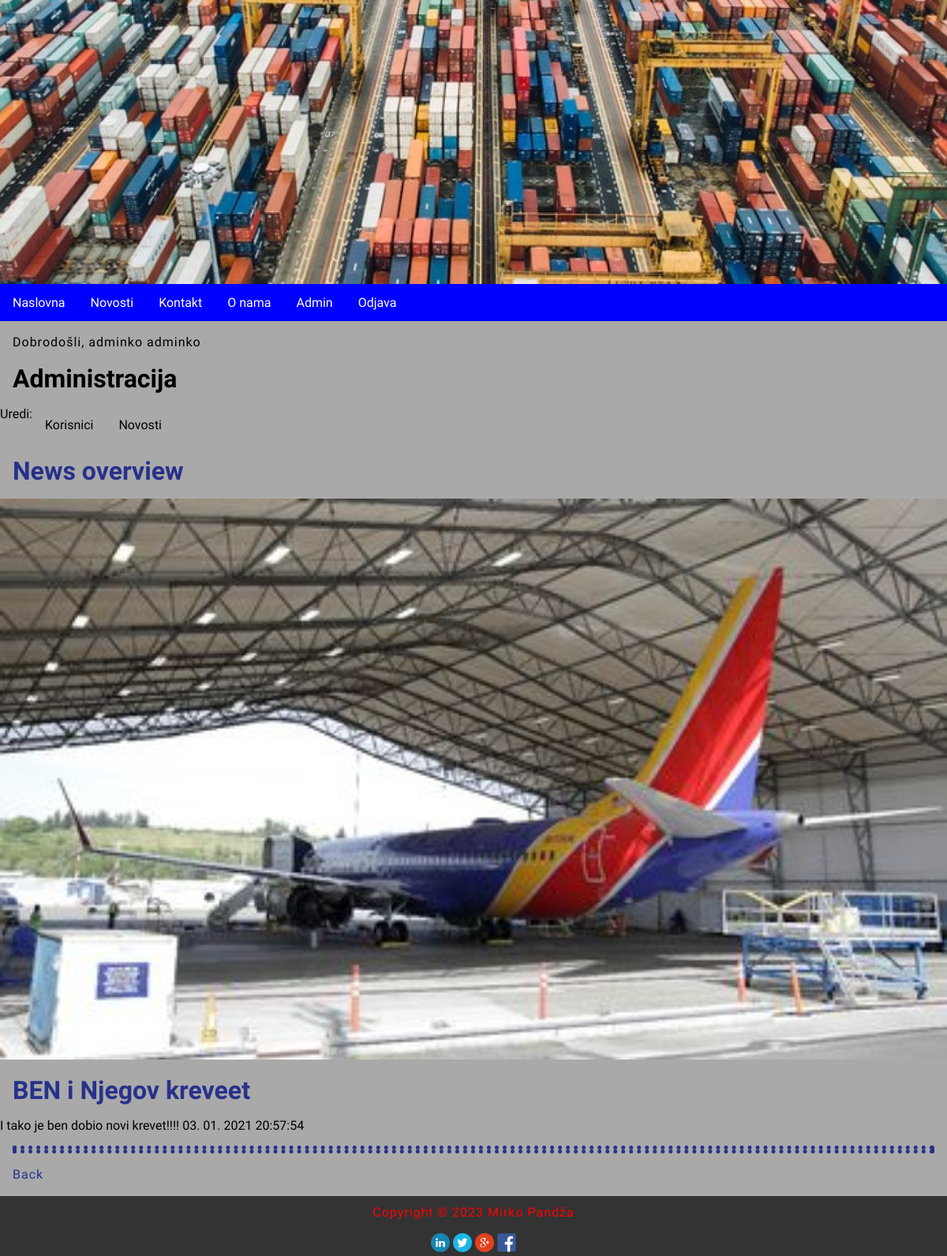
The app's page /index.php?menu=7&action=2&id=3 (signed in) with its own data.
### tables this page shows
CREATE TABLE `news` (
  `id` int(11) NOT NULL,
  `title` varchar(255) NOT NULL,
  `description` text NOT NULL,
  `date` timestamp NOT NULL DEFAULT current_timestamp() ON UPDATE current_timestamp(),
  `picture` varchar(255) NOT NULL,
  `archive` enum('Y','N') NOT NULL
);

### functions.php (called while the page is built)
<?php
	function pickerDateToMysql($pickerDate){
		$date = DateTime::createFromFormat('Y-m-d H:i:s', $pickerDate);
		return $date->format('d. m. Y H:i:s');
	}
?>

### admin/news.php (the view, shortened to what this page needs)
<?php
	if (isset($_GET['id']) && $_GET['id'] != '') {
		$query  = "SELECT * FROM news";
		$query .= " WHERE id=".$_GET['id'];
		$query .= " ORDER BY date DESC";
		$result = @mysqli_query($MySQL, $query);
		$row = @mysqli_fetch_array($result);
		print '
		<h2>News overview</h2>
		<div class="news">
			<img src="news/' . $row['picture'] . '" alt="' . $row['title'] . '" title="' . $row['title'] . '">
			<h2>' . $row['title'] . '</h2>
			' . $row['description'] . '
			<time datetime="' . $row['date'] . '">' . pickerDateToMysql($row['date']) . '</time>
			<hr>
		</div>
		<p><a href="index.php?menu='.$menu.'&amp;action='.$action.'">Back</a></p>';
	}
?>

### style.css (style rules this page uses)
body, html { font-family: 'Chakra Petch', sans-serif; margin: 0; font-size: 16px; background-color: darkgrey; }
h1,h2 { margin: 0.5em; font-size: 2em; }
h2 { font-size: 2em; color: #27318b; }
main a { color: #27318b; text-decoration: none; }
p { margin: 1em; line-height: 1.4em; letter-spacing: 1px; }
hr { margin: 1em; border: 5px dotted #27318b; clear: both; }
img { width: 100%; }

### records on screen
news: picture (picture), title "BEN i Njegov kreveet", description "I tako je ben dobio novi krevet!!!!", date "03. 01. 2021 20:57:54"

### other values on screen
$_SESSION['message'] "Dobrodošli, adminko adminko"
